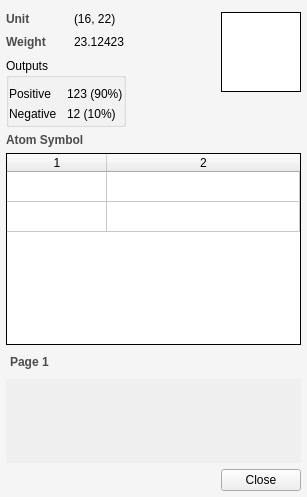
<?xml version="1.0" encoding="UTF-8"?>
<ui version="4.0">
 <class>gui::UnitInfoWindow</class>
 <widget class="QMainWindow" name="gui::UnitInfoWindow">
  <property name="geometry">
   <rect>
    <x>0</x>
    <y>0</y>
    <width>307</width>
    <height>497</height>
   </rect>
  </property>
  <property name="minimumSize">
   <size>
    <width>230</width>
    <height>100</height>
   </size>
  </property>
  <property name="maximumSize">
   <size>
    <width>480</width>
    <height>16777215</height>
   </size>
  </property>
  <property name="styleSheet">
   <string notr="true">QWidget#wdg_scroll_area_content {
	background-color:  #F5F5F5;
}
</string>
  </property>
  <widget class="QWidget" name="wdg_main_widget">
   <layout class="QHBoxLayout" name="horizontalLayout_3">
    <property name="spacing">
     <number>0</number>
    </property>
    <property name="margin">
     <number>0</number>
    </property>
    <item>
     <widget class="QScrollArea" name="scrollArea">
      <property name="frameShape">
       <enum>QFrame::NoFrame</enum>
      </property>
      <property name="frameShadow">
       <enum>QFrame::Plain</enum>
      </property>
      <property name="widgetResizable">
       <bool>true</bool>
      </property>
      <widget class="QWidget" name="wdg_scroll_area_content">
       <property name="geometry">
        <rect>
         <x>0</x>
         <y>0</y>
         <width>307</width>
         <height>497</height>
        </rect>
       </property>
       <layout class="QVBoxLayout" name="wdg_scroll_area_content_layout" stretch="0,0,0,1,0">
        <property name="margin">
         <number>6</number>
        </property>
        <item>
         <layout class="QVBoxLayout" name="verticalLayout" stretch="0,1">
          <property name="spacing">
           <number>0</number>
          </property>
          <property name="topMargin">
           <number>6</number>
          </property>
          <item>
           <layout class="QHBoxLayout" name="horizontalLayout" stretch="1,0">
            <item>
             <layout class="QGridLayout" name="gridLayout_3">
              <property name="horizontalSpacing">
               <number>15</number>
              </property>
              <property name="verticalSpacing">
               <number>6</number>
              </property>
              <item row="2" column="2">
               <spacer name="horizontalSpacer">
                <property name="orientation">
                 <enum>Qt::Horizontal</enum>
                </property>
                <property name="sizeHint" stdset="0">
                 <size>
                  <width>40</width>
                  <height>20</height>
                 </size>
                </property>
               </spacer>
              </item>
              <item row="2" column="0">
               <widget class="QLabel" name="lbl_weight">
                <property name="font">
                 <font>
                  <weight>75</weight>
                  <bold>true</bold>
                 </font>
                </property>
                <property name="styleSheet">
                 <string notr="true">color: #4B4B4B;</string>
                </property>
                <property name="text">
                 <string>Weight</string>
                </property>
               </widget>
              </item>
              <item row="1" column="1">
               <widget class="QLabel" name="lbl_unit_value">
                <property name="text">
                 <string>(16, 22)</string>
                </property>
               </widget>
              </item>
              <item row="2" column="1">
               <widget class="QLabel" name="lbl_weight_value">
                <property name="text">
                 <string>23.12423</string>
                </property>
               </widget>
              </item>
              <item row="3" column="0" colspan="2">
               <widget class="QGroupBox" name="grp_outputs">
                <property name="styleSheet">
                 <string notr="true">QGroupBox::tab {
	color: #4B4B4B;
}</string>
                </property>
                <property name="title">
                 <string>Outputs</string>
                </property>
                <layout class="QGridLayout" name="gridLayout_2">
                 <property name="leftMargin">
                  <number>0</number>
                 </property>
                 <property name="topMargin">
                  <number>9</number>
                 </property>
                 <property name="rightMargin">
                  <number>0</number>
                 </property>
                 <property name="bottomMargin">
                  <number>3</number>
                 </property>
                 <property name="horizontalSpacing">
                  <number>10</number>
                 </property>
                 <item row="0" column="0">
                  <widget class="QLabel" name="lbl_output_pos">
                   <property name="text">
                    <string>Positive</string>
                   </property>
                   <property name="alignment">
                    <set>Qt::AlignLeading|Qt::AlignLeft|Qt::AlignVCenter</set>
                   </property>
                  </widget>
                 </item>
                 <item row="1" column="0">
                  <widget class="QLabel" name="lbl_output_neg">
                   <property name="text">
                    <string>Negative</string>
                   </property>
                   <property name="alignment">
                    <set>Qt::AlignLeading|Qt::AlignLeft|Qt::AlignVCenter</set>
                   </property>
                  </widget>
                 </item>
                 <item row="0" column="1">
                  <widget class="QLabel" name="lbl_output_pos_value">
                   <property name="text">
                    <string>123 (90%)</string>
                   </property>
                  </widget>
                 </item>
                 <item row="1" column="1">
                  <widget class="QLabel" name="lbl_output_neg_value">
                   <property name="text">
                    <string>12 (10%)</string>
                   </property>
                  </widget>
                 </item>
                </layout>
               </widget>
              </item>
              <item row="1" column="0">
               <widget class="QLabel" name="lbl_unit">
                <property name="font">
                 <font>
                  <weight>75</weight>
                  <bold>true</bold>
                 </font>
                </property>
                <property name="styleSheet">
                 <string notr="true">color: #4B4B4B;</string>
                </property>
                <property name="text">
                 <string>Unit</string>
                </property>
               </widget>
              </item>
              <item row="3" column="2">
               <spacer name="verticalSpacer_2">
                <property name="orientation">
                 <enum>Qt::Vertical</enum>
                </property>
                <property name="sizeHint" stdset="0">
                 <size>
                  <width>20</width>
                  <height>40</height>
                 </size>
                </property>
               </spacer>
              </item>
             </layout>
            </item>
            <item>
             <layout class="QVBoxLayout" name="horizontalLayout_2" stretch="0,1">
              <item>
               <widget class="QFrame" name="frm_unit_picture">
                <property name="sizePolicy">
                 <sizepolicy hsizetype="Fixed" vsizetype="Fixed">
                  <horstretch>0</horstretch>
                  <verstretch>0</verstretch>
                 </sizepolicy>
                </property>
                <property name="minimumSize">
                 <size>
                  <width>80</width>
                  <height>80</height>
                 </size>
                </property>
                <property name="frameShape">
                 <enum>QFrame::Box</enum>
                </property>
                <property name="frameShadow">
                 <enum>QFrame::Plain</enum>
                </property>
                <layout class="QVBoxLayout" name="frm_cell_paint_layout">
                 <property name="spacing">
                  <number>0</number>
                 </property>
                 <property name="margin">
                  <number>0</number>
                 </property>
                 <item>
                  <widget class="QLabel" name="lbl_unit_pixmap">
                   <property name="styleSheet">
                    <string notr="true">background-color: #FFFFFF;</string>
                   </property>
                   <property name="alignment">
                    <set>Qt::AlignCenter</set>
                   </property>
                   <property name="indent">
                    <number>0</number>
                   </property>
                  </widget>
                 </item>
                </layout>
               </widget>
              </item>
              <item>
               <spacer name="verticalSpacer">
                <property name="orientation">
                 <enum>Qt::Vertical</enum>
                </property>
                <property name="sizeType">
                 <enum>QSizePolicy::Minimum</enum>
                </property>
                <property name="sizeHint" stdset="0">
                 <size>
                  <width>20</width>
                  <height>10</height>
                 </size>
                </property>
               </spacer>
              </item>
             </layout>
            </item>
           </layout>
          </item>
          <item>
           <spacer name="verticalSpacer_3">
            <property name="orientation">
             <enum>Qt::Vertical</enum>
            </property>
            <property name="sizeHint" stdset="0">
             <size>
              <width>0</width>
              <height>0</height>
             </size>
            </property>
           </spacer>
          </item>
         </layout>
        </item>
        <item>
         <widget class="QLabel" name="lbl_atom_symbol">
          <property name="font">
           <font>
            <weight>75</weight>
            <bold>true</bold>
           </font>
          </property>
          <property name="styleSheet">
           <string notr="true">color: #4B4B4B;</string>
          </property>
          <property name="text">
           <string>Atom Symbol</string>
          </property>
         </widget>
        </item>
        <item>
         <widget class="QTableWidget" name="tbl_atom_symbol">
          <property name="frameShape">
           <enum>QFrame::Box</enum>
          </property>
          <property name="frameShadow">
           <enum>QFrame::Plain</enum>
          </property>
          <property name="verticalScrollBarPolicy">
           <enum>Qt::ScrollBarAsNeeded</enum>
          </property>
          <property name="showGrid">
           <bool>true</bool>
          </property>
          <property name="wordWrap">
           <bool>false</bool>
          </property>
          <property name="rowCount">
           <number>2</number>
          </property>
          <property name="columnCount">
           <number>2</number>
          </property>
          <attribute name="horizontalHeaderHighlightSections">
           <bool>false</bool>
          </attribute>
          <attribute name="horizontalHeaderStretchLastSection">
           <bool>true</bool>
          </attribute>
          <attribute name="verticalHeaderVisible">
           <bool>false</bool>
          </attribute>
          <attribute name="verticalHeaderHighlightSections">
           <bool>false</bool>
          </attribute>
          <row/>
          <row/>
          <column/>
          <column/>
         </widget>
        </item>
        <item>
         <widget class="QWidget" name="wdg_other_labels" native="true">
          <property name="styleSheet">
           <string notr="true">QToolBox::tab {
	background: qlineargradient(
			x1: 0, y1: 0, x2: 0, y2: 1, 
			stop: 0 #E1E1E1, stop: 0.4 #DDDDDD, 
			stop: 0.5 #D8D8D8, stop: 1.0 #D3D3D3);
	border-radius: 3px;
	color: #4B4B4B;
 }

QToolBox::tab:pressed {
	background: darkgray;
 }

</string>
          </property>
          <layout class="QVBoxLayout" name="wdg_other_labels_layout">
           <property name="spacing">
            <number>0</number>
           </property>
           <property name="margin">
            <number>0</number>
           </property>
           <item>
            <widget class="QToolBox" name="tbx_other_labels">
             <property name="font">
              <font>
               <weight>75</weight>
               <bold>true</bold>
              </font>
             </property>
             <property name="currentIndex">
              <number>0</number>
             </property>
             <widget class="QWidget" name="wdg_label_1_page">
              <property name="geometry">
               <rect>
                <x>0</x>
                <y>0</y>
                <width>295</width>
                <height>79</height>
               </rect>
              </property>
              <attribute name="label">
               <string>Page 1</string>
              </attribute>
              <layout class="QVBoxLayout" name="wdg_label_1_page_layout">
               <property name="spacing">
                <number>0</number>
               </property>
               <property name="margin">
                <number>0</number>
               </property>
              </layout>
             </widget>
            </widget>
           </item>
          </layout>
         </widget>
        </item>
        <item>
         <layout class="QHBoxLayout" name="horizontalLayout_4">
          <property name="topMargin">
           <number>0</number>
          </property>
          <item>
           <spacer name="horizontalSpacer_2">
            <property name="orientation">
             <enum>Qt::Horizontal</enum>
            </property>
            <property name="sizeHint" stdset="0">
             <size>
              <width>40</width>
              <height>20</height>
             </size>
            </property>
           </spacer>
          </item>
          <item>
           <widget class="QPushButton" name="btn_close">
            <property name="text">
             <string>Close</string>
            </property>
           </widget>
          </item>
         </layout>
        </item>
       </layout>
      </widget>
     </widget>
    </item>
   </layout>
  </widget>
 </widget>
 <resources/>
 <connections>
  <connection>
   <sender>btn_close</sender>
   <signal>clicked()</signal>
   <receiver>gui::UnitInfoWindow</receiver>
   <slot>close()</slot>
   <hints>
    <hint type="sourcelabel">
     <x>239</x>
     <y>539</y>
    </hint>
    <hint type="destinationlabel">
     <x>144</x>
     <y>280</y>
    </hint>
   </hints>
  </connection>
 </connections>
</ui>
